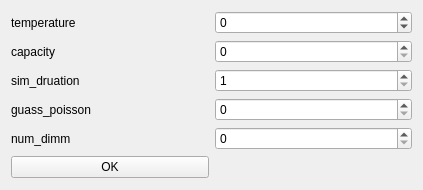
<?xml version="1.0" encoding="UTF-8"?>
<ui version="4.0">
 <author>Yang HU</author>
 <class>MemoryAdjust</class>
 <widget class="QWidget" name="MemoryAdjust">
  <property name="geometry">
   <rect>
    <x>0</x>
    <y>0</y>
    <width>423</width>
    <height>190</height>
   </rect>
  </property>
  <property name="windowTitle">
   <string>Memory Adjust</string>
  </property>
  <layout class="QGridLayout" name="gridLayout">
   <item row="0" column="0">
    <widget class="QLabel" name="label">
     <property name="text">
      <string>temperature</string>
     </property>
    </widget>
   </item>
   <item row="0" column="1">
    <widget class="QSpinBox" name="tempSB">
     <property name="minimum">
      <number>-50</number>
     </property>
     <property name="maximum">
      <number>200</number>
     </property>
    </widget>
   </item>
   <item row="1" column="0">
    <widget class="QLabel" name="label_2">
     <property name="text">
      <string>capacity</string>
     </property>
    </widget>
   </item>
   <item row="1" column="1">
    <widget class="QSpinBox" name="capSB">
     <property name="maximum">
      <number>10000</number>
     </property>
    </widget>
   </item>
   <item row="2" column="0">
    <widget class="QLabel" name="label_3">
     <property name="text">
      <string>sim_druation</string>
     </property>
    </widget>
   </item>
   <item row="2" column="1">
    <widget class="QSpinBox" name="druationSB">
     <property name="minimum">
      <number>1</number>
     </property>
     <property name="maximum">
      <number>120</number>
     </property>
    </widget>
   </item>
   <item row="3" column="0">
    <widget class="QLabel" name="label_4">
     <property name="text">
      <string>guass_poisson</string>
     </property>
    </widget>
   </item>
   <item row="3" column="1">
    <widget class="QSpinBox" name="guassSB"/>
   </item>
   <item row="4" column="0">
    <widget class="QLabel" name="label_5">
     <property name="text">
      <string>num_dimm</string>
     </property>
    </widget>
   </item>
   <item row="4" column="1">
    <widget class="QSpinBox" name="numDimmSB"/>
   </item>
   <item row="5" column="0">
    <widget class="QPushButton" name="okPB">
     <property name="text">
      <string>OK</string>
     </property>
    </widget>
   </item>
  </layout>
 </widget>
 <resources/>
 <connections/>
</ui>
